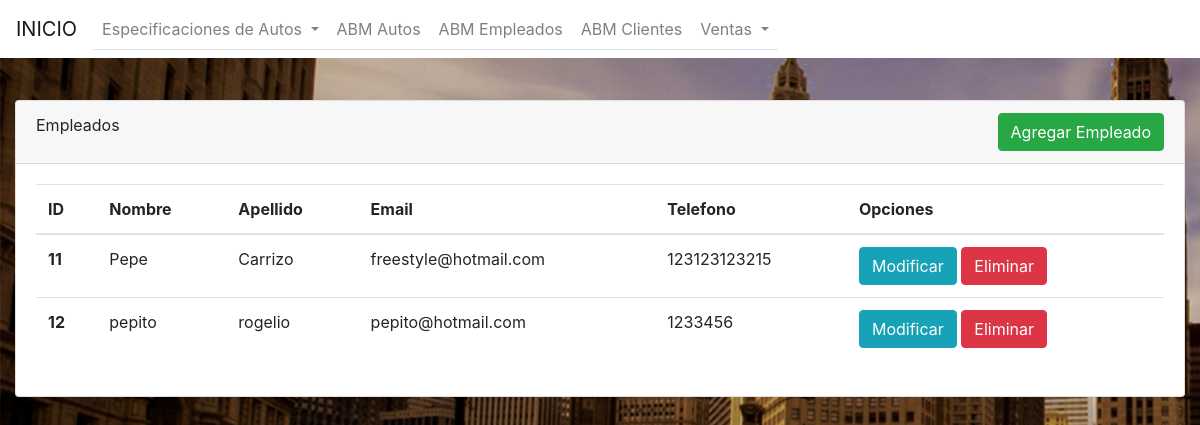
Page /empleado_index.php on the committed database.
### tables this page shows
CREATE TABLE `empleado` (
  `id` int(40) NOT NULL,
  `nombre` varchar(45) NOT NULL,
  `apellido` varchar(45) NOT NULL,
  `email` varchar(45) NOT NULL,
  `telefono` varchar(45) NOT NULL
);

### empleado_index.php (the view, shortened to what this page needs)
<!DOCTYPE html>
<html lang="en">
<head>
    <link rel="stylesheet" href="https://stackpath.bootstrapcdn.com/bootstrap/4.5.0/css/bootstrap.min.css">
    <nav class="navbar fixed-top navbar-expand-lg navbar-light bg-white">
        <a class="navbar-brand" href="index.php">INICIO</a>
        <div class="collapse navbar-collapse" id="navbarNav">
            <ul class="navbar-nav nav-tabs">
                <li class="nav-item dropdown">
                    <a class="nav-link dropdown-toggle" href="#" id="navbarDropdown" role="button" data-toggle="dropdown" aria-haspopup="true" aria-expanded="false">
                        Especificaciones de Autos
                    </a>
                </li>
                <li class="nav-item">
                    <a class="nav-link" href="autos_index.php">ABM Autos</a>
                </li>
                <li class="nav-item">
                    <a class="nav-link" href="empleado_index.php">ABM Empleados</a>
                </li>
                <li class="nav-item">
                    <a class="nav-link" href="cliente_index.php">ABM Clientes</a>
                </li>
                <li class="nav-item dropdown">
                    <a class="nav-link dropdown-toggle" href="#" id="navbarDropdown" role="button" data-toggle="dropdown" aria-haspopup="true" aria-expanded="false">
                        Ventas
                    </a>
                </li>
            </ul>
        </div>
    </nav>
</head>
<body style="background-image: url(background.jpg);">
    <div class="container-fluid" style="margin-top: 100px;">
        <div class="row justify-content-center">
            <div class="col">
                <div class="card">
                    <div class="card-header">
                        Empleados
                        <a href="empleado_alta_form.php">
                            <button type="button" class="btn btn-success float-right">Agregar Empleado</button>
                        </a>
                    </div>
                    <div class="card-body">
                        <table class="table">
                            <thead>
                                <tr>
                                    <th scope="col">ID</th>
                                    <th scope="col">Nombre</th>
                                    <th scope="col">Apellido</th>
                                    <th scope="col">Email</th>
                                    <th scope="col">Telefono</th>
                                    <th scope="col">Opciones</th>
                                </tr>
                            </thead>
                            <tbody>
                                <?php
                                $conexion = mysqli_connect("localhost", "root", "", "concesionario") or die("Problemas con la conexión hacia la db.");
                                $registros = mysqli_query($conexion, "SELECT *
                          FROM empleado") or die("Problemas en el select:" . mysqli_error($conexion));
                                while ($reg =  mysqli_fetch_assoc($registros)) {
                                ?>
                                    <tr>
                                        <th scope="row"><?php echo $reg['id']; ?></th>
                                        <td><?php echo $reg['nombre']; ?></td>
                                        <td><?php echo $reg['apellido']; ?></td>
                                        <td><?php echo $reg['email']; ?></td>
                                        <td><?php echo $reg['telefono']; ?></td>
                                        <td>
                                            <a href="empleado_alta_form_edit.php?id=<?php echo $reg['id'] ?>"><button type="button" class="btn btn-info">Modificar</button></a>
                                            <a href="empleado_index.php?borrar=<?php echo $reg['id'] ?>"><button type="button" name="borrar" class="btn btn-danger">Eliminar</button></a>
                                        </td>
                                    </tr>
                                <?php
                                }
                                ?>
                            </tbody>
                        </table>
                    </div>
                </div>
            </div>
        </div>
    </div>
</body>
</html>

### rows in the picture
empleado: id "11", nombre "Pepe", apellido "Carrizo", email "freestyle@hotmail.com", telefono "123123123215"
empleado: id "12", nombre "pepito", apellido "rogelio", email "pepito@hotmail.com", telefono "1233456"
